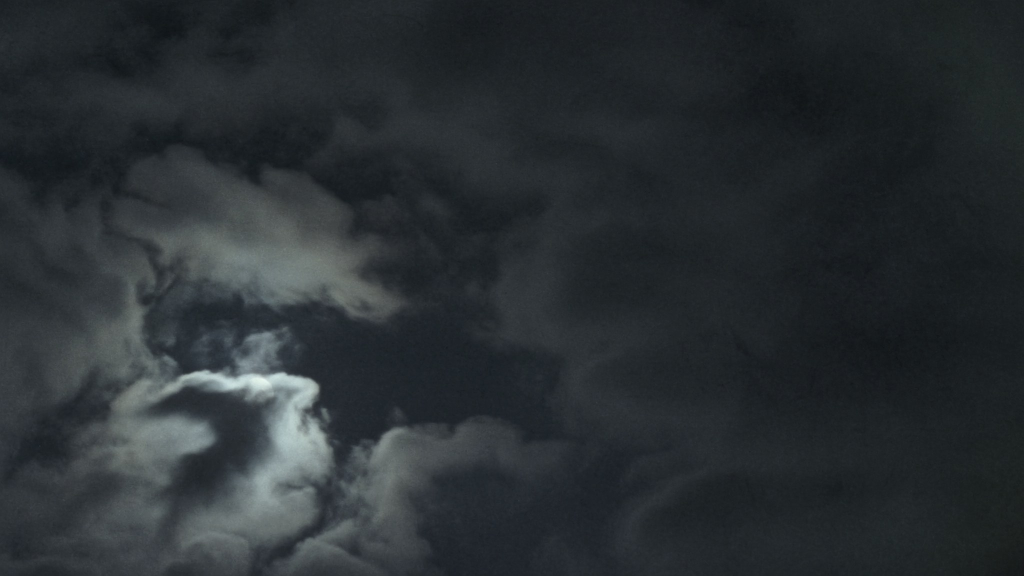
#> input picture docs/design/art/higgsfield/pack3/sky.jpg, 2048 x 1152 px, given in place of skin-tile.png, which was not available (shown at 1/2 size)
$ python j3_check.py ../../pack3/sky.jpg
#> lines starting #> are read from the running program, lines starting #| are printed output that depends on the picture
import sys, json, numpy as np
from PIL import Image, ImageDraw
H=sys.argv[1]; P=H+'/pack3/'; J=H+'/judge3/'
def L(n): return Image.open(P+n)
#> called with n = 'skin-tile.png'
#> returned value is the input picture: PIL image 2048x1152 RGB; mean R, G, B 41.6, 47.1, 50.5
# 3x3 tiles
for n in ['skin-tile.png','skin-tile-seamless.png','cloth-tile.png','cloth-tile-seamless.png']:
    im=L(n).convert('RGB'); a=np.asarray(im).astype(float)
    g=a.mean(2); h,w=g.shape
#> after `h, w = g.shape`: h = 1152; w = 2048
    q=[g[:h//2,:w//2].mean(),g[:h//2,w//2:].mean(),g[h//2:,:w//2].mean(),g[h//2:,w//2:].mean(),g[h//4:3*h//4,w//4:3*w//4].mean()]
#> q = [46.51, 33.71, 68.58, 36.73, 47.8]
    wrapx=np.abs(a[:,0]-a[:,-1]).mean(); wrapy=np.abs(a[0]-a[-1]).mean(); nb=np.abs(a[:,1]-a[:,0]).mean()
#> after `wrapx = np.abs(a[:, 0] - a[:, -1]).mean()`: wrapx = 14.73
#> after `wrapy = np.abs(a[0] - a[-1]).mean()`: wrapy = 10.73
#> after `nb = np.abs(a[:, 1] - a[:, 0]).mean()`: nb = 0.661
    print(n,im.size,'quadrants+centre',[round(x,1) for x in q],'wrapx',round(wrapx,1),'wrapy',round(wrapy,1),'neigh',round(nb,1))
#| skin-tile.png (2048, 1152) quadrants+centre [46.5, 33.7, 68.6, 36.7, 47.8] wrapx 14.7 wrapy 10.7 neigh 0.7
    s=im.resize((683,683),Image.LANCZOS); t=Image.new('RGB',(2049,2049))
#> after `s = im.resize((683, 683), Image.LANCZOS)`:
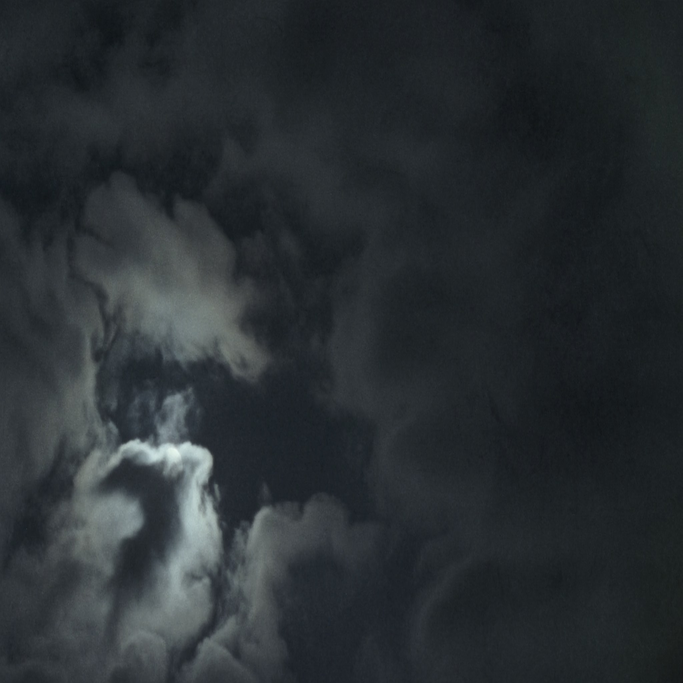
#> s: PIL image 683x683 RGB; mean R, G, B 41.6, 47.1, 50.5
#> after `t = Image.new('RGB', (2049, 2049))`: t: PIL image 2049x2049 RGB; every value is 0
    for i in range(3):
        for j in range(3): t.paste(s,(i*683,j*683))
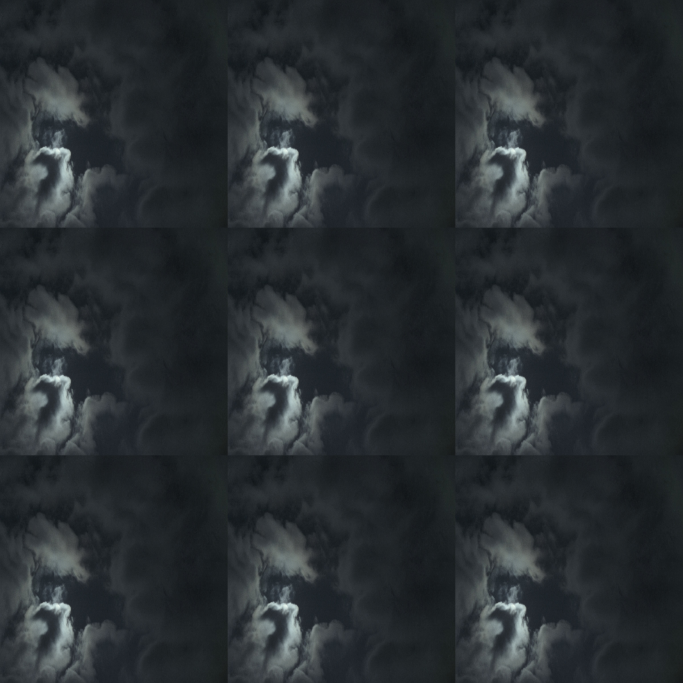
#> t: PIL image 2049x2049 RGB (shown at 1/3 size); mean R, G, B 41.6, 47.1, 50.5
    t.save(J+n.replace('.png','-3x3.jpg'),quality=88)
    # crop at seam center full res, 2x2 of tile, center crop 800
    t2=Image.new('RGB',(w*2,h*2))
#> t2: PIL image 4096x2304 RGB; every value is 0
    for i in range(2):
        for j in range(2): t2.paste(im,(i*w,j*h))
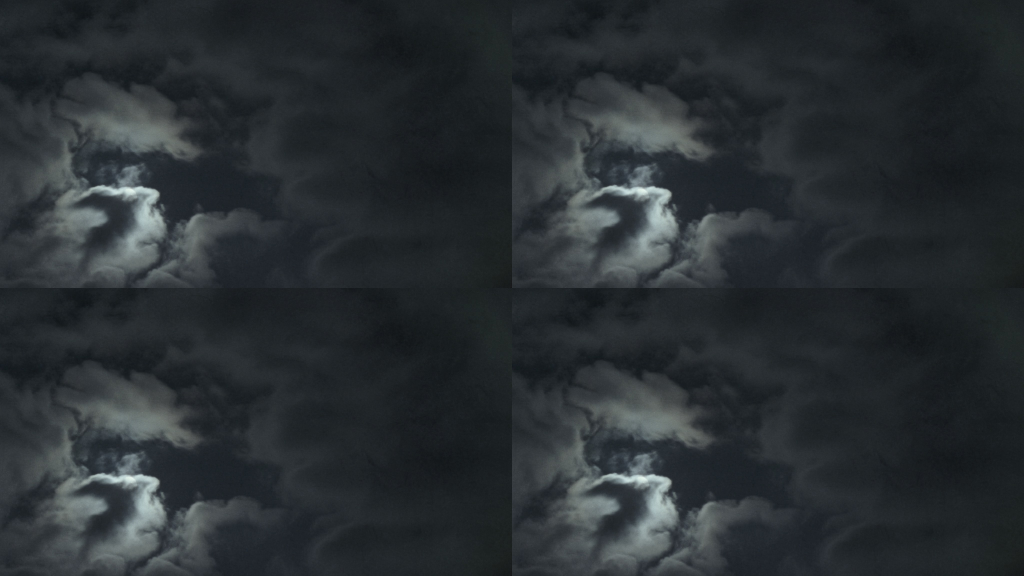
#> t2: PIL image 4096x2304 RGB (shown at 1/4 size); mean R, G, B 41.6, 47.1, 50.5
    t2.crop((w-400,h-400,w+400,h+400)).save(J+n.replace('.png','-seamzoom.jpg'),quality=90)
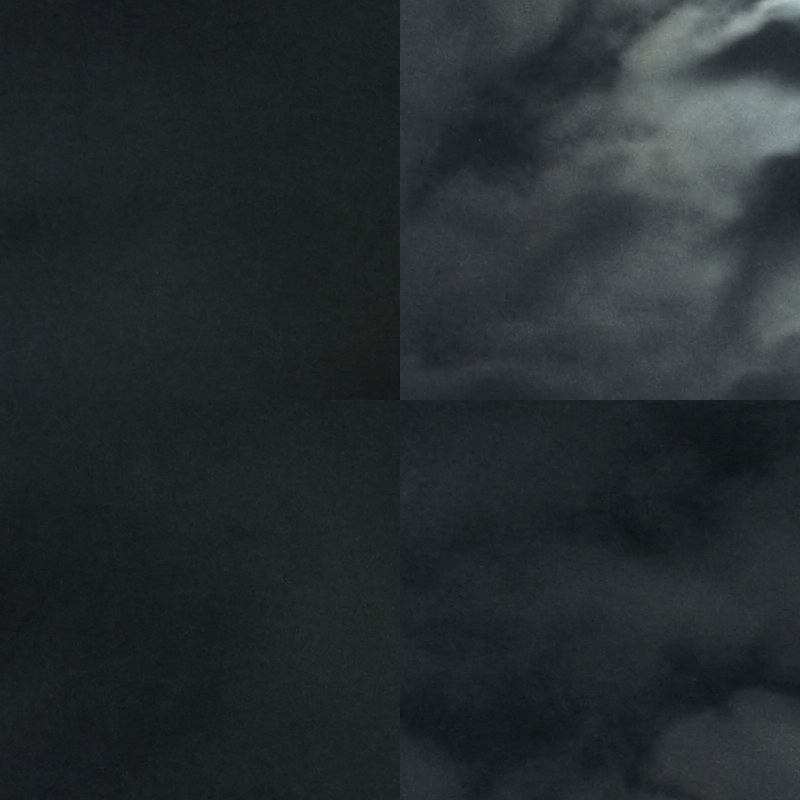
#> saved as skin-tile-seamzoom.jpg: PIL image 800x800 RGB; mean R, G, B 38.4, 43.8, 46.8
#> pass 2 of the loop `for n in ['skin-tile.png','skin-tile-seamless.png','cloth-tile.png','c..`:
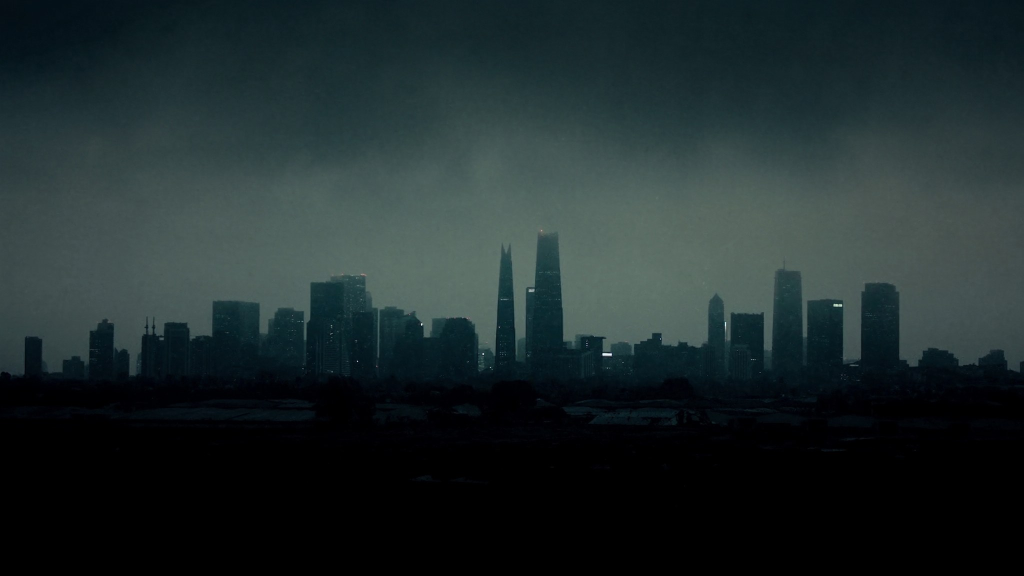
#> input picture docs/design/art/higgsfield/pack3/skyline.jpg, 2048 x 1152 px, given in place of skin-tile-seamless.png, which was not available (shown at 1/2 size)
#> in L, returned value is the input picture: PIL image 2048x1152 RGB; mean R, G, B 30.6, 42.6, 43.7
#> q = [60.08, 61.2, 15.99, 18.58, 62.67]
#> wrapx = 4.03
#> wrapy = 24.66
#> nb = 0.247
#| skin-tile-seamless.png (2048, 1152) quadrants+centre [60.1, 61.2, 16.0, 18.6, 62.7] wrapx 4.0 wrapy 24.7 neigh 0.2
#> after the loop `for i in range(2):`:
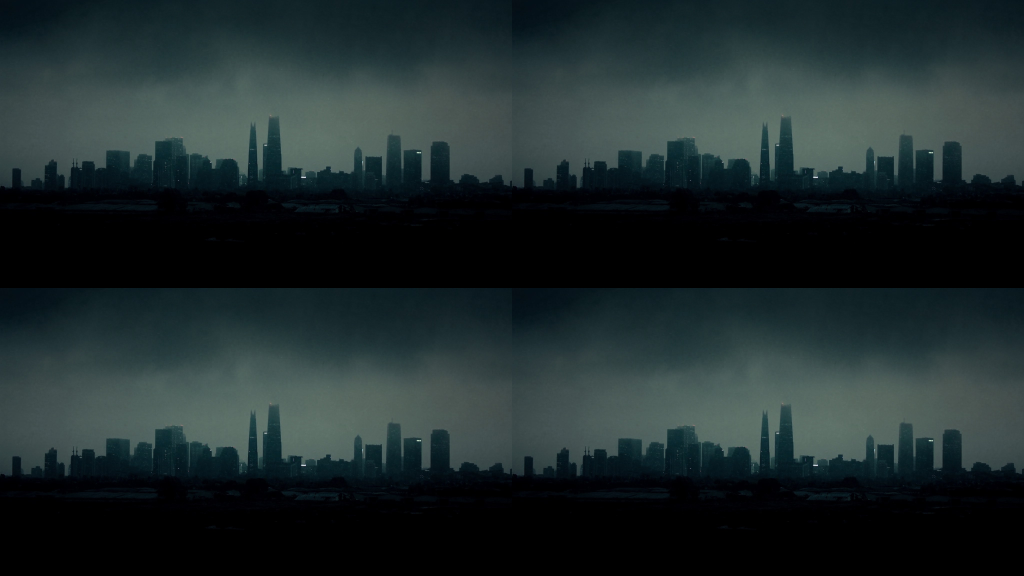
#> t2: PIL image 4096x2304 RGB (shown at 1/4 size); mean R, G, B 30.6, 42.6, 43.7
#> `t2.crop((w-400,h-400,w+400,h+400)).save(J+n.replace('.png','-seamzoom...`:
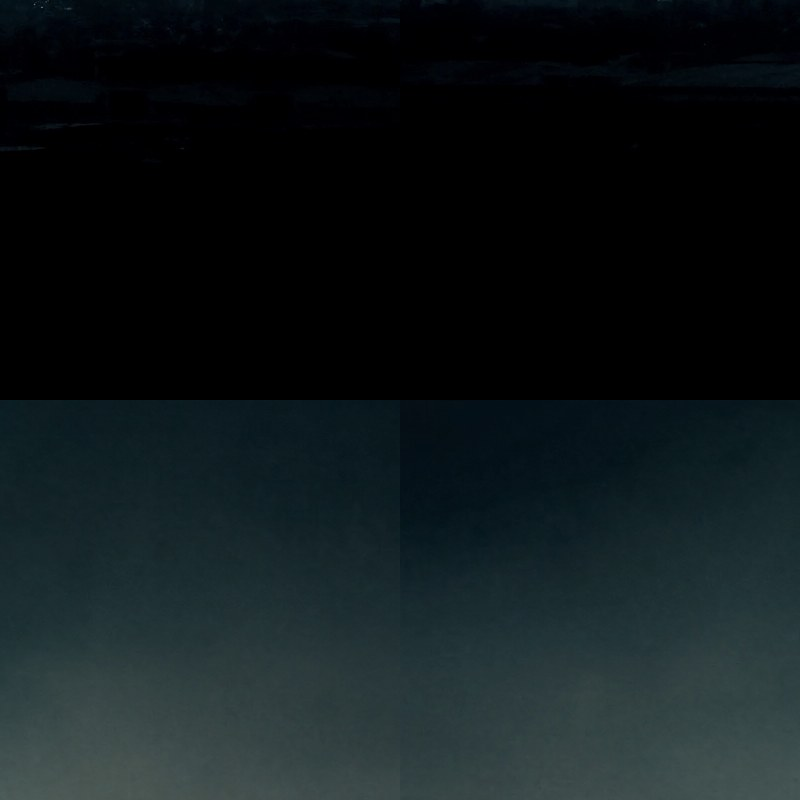
#> saved as skin-tile-seamless-seamzoom.jpg: PIL image 800x800 RGB; mean R, G, B 16.1, 24.3, 26.6
#> (the run stopped early here; a loop or call above may not have finished)
